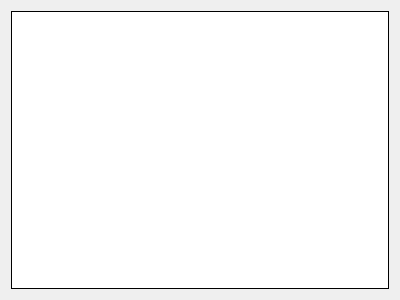
<?xml version="1.0" encoding="UTF-8"?>
<ui version="4.0">
 <class>overview</class>
 <widget class="QWidget" name="overview">
  <property name="geometry">
   <rect>
    <x>0</x>
    <y>0</y>
    <width>400</width>
    <height>300</height>
   </rect>
  </property>
  <property name="windowTitle">
   <string>Form</string>
  </property>
  <layout class="QGridLayout" name="gridLayout">
   <item row="0" column="0">
    <widget class="QTableView" name="table">
     <property name="frameShape">
      <enum>QFrame::Box</enum>
     </property>
     <property name="frameShadow">
      <enum>QFrame::Plain</enum>
     </property>
     <property name="editTriggers">
      <set>QAbstractItemView::NoEditTriggers</set>
     </property>
     <property name="selectionMode">
      <enum>QAbstractItemView::SingleSelection</enum>
     </property>
     <property name="selectionBehavior">
      <enum>QAbstractItemView::SelectRows</enum>
     </property>
    </widget>
   </item>
  </layout>
 </widget>
 <resources/>
 <connections/>
</ui>
